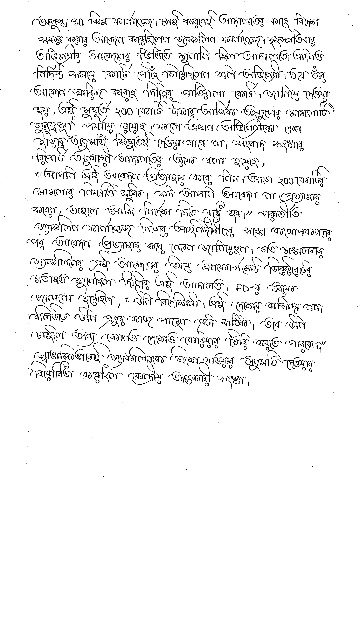
#> input picture data/Train/Images/IMG_20230101_0013.jpg, 360 x 640 px, given as the content of the folder raw_data, which was not available
$ jupyter execute preprocess.ipynb   (text cells are left out)
#> lines starting #> are read from the running program, lines starting #| are printed output that depends on the picture; after the words box and inside, x2 and y2 are one past the last pixel; in counts of white or black regions, pixels touching at a corner belong together; pictures that were not available may be replaced by others from this repository, and a replacement may not be noted
[cell 1]
import os, shutil
from pathlib import Path

source_path = 'raw_data'
dest_path = 'data'

if os.path.exists(os.path.join(dest_path, 'Train')):
    shutil.rmtree(os.path.join(dest_path, 'Train'))
    shutil.rmtree(os.path.join(dest_path, 'Validation'))

os.mkdir(os.path.join(dest_path, 'Binarized'))
os.mkdir(os.path.join(dest_path, 'Annotations'))
os.mkdir(os.path.join(dest_path, 'Train'))
os.mkdir(os.path.join(dest_path, 'Validation'))
os.mkdir(os.path.join(dest_path, 'Train', 'Images'))
os.mkdir(os.path.join(dest_path, 'Train', 'Annotations'))
os.mkdir(os.path.join(dest_path, 'Validation', 'Images'))
os.mkdir(os.path.join(dest_path, 'Validation', 'Annotations'))

[cell 2]
import cv2

def binarize(image): # image <- cv2 image
    blurred = cv2.GaussianBlur(image, (5, 5), 0)
    binary = cv2.adaptiveThreshold(blurred, 255, cv2.ADAPTIVE_THRESH_GAUSSIAN_C, cv2.THRESH_BINARY, 21, 10)
    return binary

all_datasets = [x for x in os.listdir(source_path) if os.path.isdir(x)]
for dataset in all_datasets:
    dataset_path = os.path.join(source_path, dataset)
    all_images = os.listdir(os.path.join(dataset_path, 'Images'))
    all_annotations = os.listdir(os.path.join(dataset_path, 'Annotations'))
    if len(all_images) > 0 and len(all_annotations) > 0:
        for img in all_images:
            image = cv2.imread(os.path.join(dataset_path, 'Images', img), 0)
            binarized = binarize(image)
            cv2.imwrite(os.path.join(dest_path, 'Binarized', img), binarized)

        for gt in all_annotations :
            shutil.copy(os.path.join(dataset_path, 'Annotations', gt), os.path.join(dest_path, 'Annotations', gt))
        print(f"Completed '{dataset}' preprocessing : {len(all_images)} images")
    else:
        print(f"Dataset {dataset} images and/or annotations not found")

[cell 3]
import cv2

def binarize(image): # image <- cv2 image
    blurred = cv2.GaussianBlur(image, (5, 5), 0)
    binary = cv2.adaptiveThreshold(blurred, 255, cv2.ADAPTIVE_THRESH_GAUSSIAN_C, cv2.THRESH_BINARY, 21, 10)
    return binary

dataset = 'Bongabdo'

dataset_path = os.path.join(source_path, dataset)
all_images = os.listdir(os.path.join(dataset_path, 'Images'))
all_annotations = os.listdir(os.path.join(dataset_path, 'Annotations'))
if len(all_images) > 0:
    for img in all_images:
        image = cv2.imread(os.path.join(dataset_path, 'Images', img), 0)
#> image is the input picture: shape (640, 360); min 0, max 255, mean 240.6
        binarized = binarize(image)
#> in binarize, `blurred = cv2.GaussianBlur(image, (5, 5), 0)`:
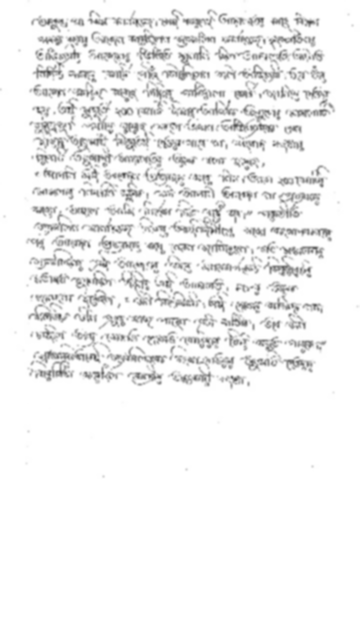
#> blurred: shape (640, 360); min 77, max 255, mean 240.6
#> in binarize, `binary = cv2.adaptiveThreshold(blurred, 255, cv2.ADAPTIVE_THRESH_GAUSS..`:
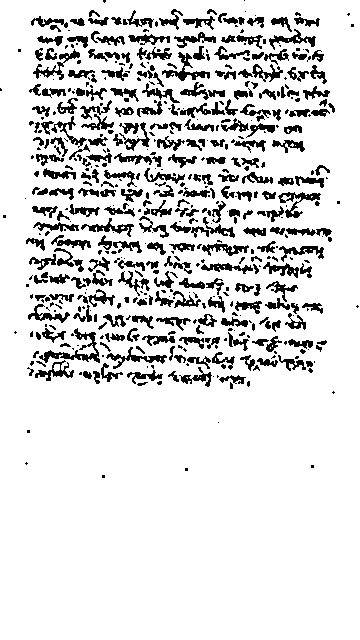
#> binary: shape (640, 360); 86.3% white; 531 black regions (247 under 20 px), largest, box (x1, y1, x2, y2) and area: (39, 328, 100, 363) 534, (162, 52, 210, 81) 384, (278, 192, 321, 218) 363
        cv2.imwrite(os.path.join(dest_path, 'Binarized', img), binarized)
#> pass 2 of the loop `for img in all_images:`:
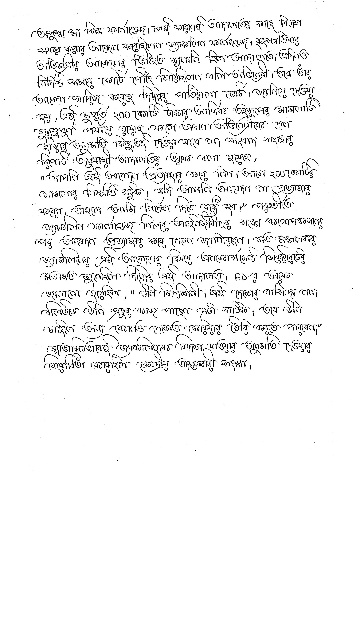
#> input picture data/Train/Images/IMG_20230101_0013_1.jpg, 360 x 640 px, given as the content of the folder raw_data, which was not available
#> image is the input picture: shape (640, 360); min 0, max 255, mean 242
#> in binarize (call 2), `blurred = cv2.GaussianBlur(image, (5, 5), 0)`:
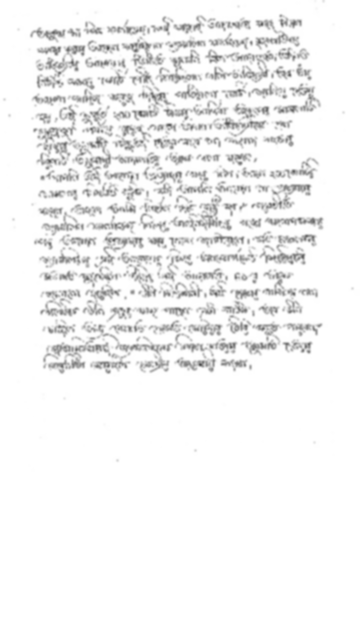
#> blurred: shape (640, 360); min 78, max 255, mean 242
#> in binarize (call 2), `binary = cv2.adaptiveThreshold(blurred, 255, cv2.ADAPTIVE_THRESH_GAUSS..`:
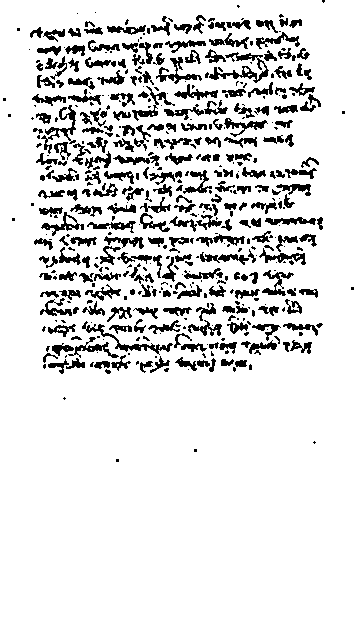
#> binary: shape (640, 360); 87.6% white; 482 black regions (223 under 20 px), largest, box (x1, y1, x2, y2) and area: (209, 52, 269, 83) 537, (82, 321, 173, 355) 449, (41, 105, 76, 154) 410
#> pass 3 of the loop `for img in all_images:`:
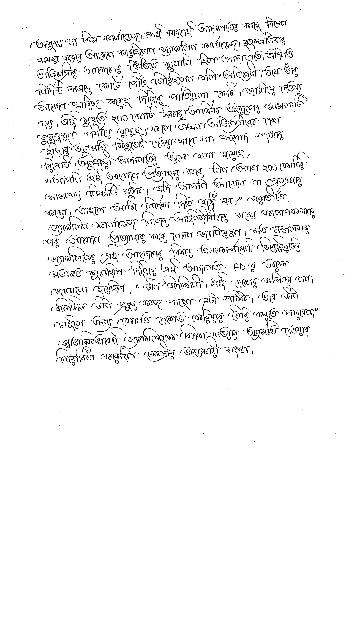
#> input picture data/Train/Images/IMG_20230101_0013_2.jpg, 360 x 640 px, given as the content of the folder raw_data, which was not available
#> image is the input picture: shape (640, 360); min 0, max 255, mean 243.3
#> in binarize (call 3), `blurred = cv2.GaussianBlur(image, (5, 5), 0)`:
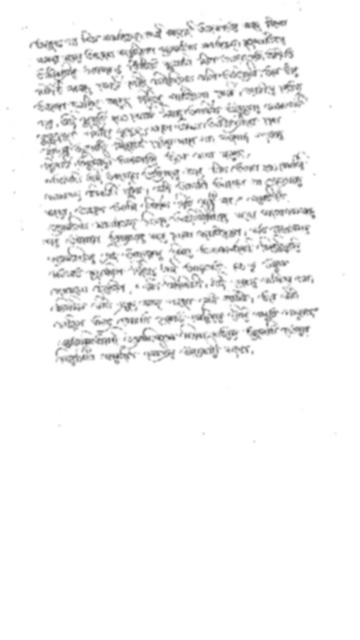
#> blurred: shape (640, 360); min 95, max 255, mean 243.3
#> in binarize (call 3), `binary = cv2.adaptiveThreshold(blurred, 255, cv2.ADAPTIVE_THRESH_GAUSS..`:
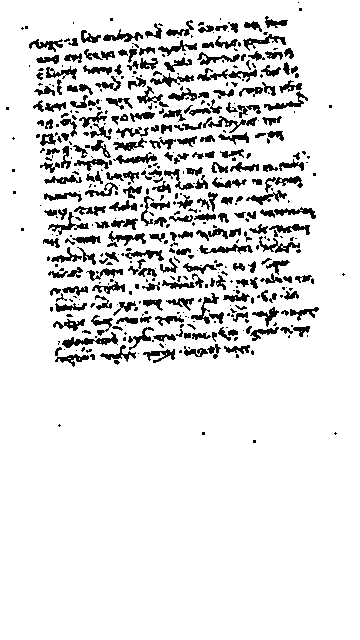
#> binary: shape (640, 360); 88.7% white; 491 black regions (243 under 20 px), largest, box (x1, y1, x2, y2) and area: (197, 68, 257, 82) 317, (62, 332, 118, 348) 315, (199, 244, 253, 254) 250
#> the loop made 4 passes; the first 3 are shown

    for gt in all_annotations :
        shutil.copy(os.path.join(dataset_path, 'Annotations', gt), os.path.join(dest_path, 'Annotations', gt))
#> this loop made 1 pass
#> gt on pass 1: 'IMG_20230101_0013.jpg'
    print(f"Completed '{dataset}' preprocessing : {len(all_images)} images")
else:
    print(f"Dataset {dataset} images not found")

[cell 4]
import numpy as np
from PIL import Image, ImageEnhance

img_path = os.path.join(dest_path, 'Binarized')
gt_path = os.path.join(dest_path, 'Annotations')
all_images = os.listdir(img_path)
print(f"Before Augmentation, Number of Images : {len(all_images)}")

for img in all_images:
    original = Image.open(os.path.join(img_path, img))
    image = img.rsplit('.', maxsplit = 1)[0]
    c=1

    # Rotate 1 anticlockwise _1
    new = original.rotate(1, expand=True, fillcolor=255)
    new.save(os.path.join(img_path, f"{image}_{c}.jpg"))
    shutil.copy(os.path.join(gt_path, f"{image}.txt"), os.path.join(gt_path, f"{image}_{c}.txt"))
    c += 1

    # Rotate 2 anticlockwise _2
    new = original.rotate(2, expand=True, fillcolor=255)
    new.save(os.path.join(img_path, f"{image}_{c}.jpg"))
    shutil.copy(os.path.join(gt_path, f"{image}.txt"), os.path.join(gt_path, f"{image}_{c}.txt"))
    c += 1

    # Rotate 3 anticlockwise _3
    new = original.rotate(3, expand=True, fillcolor=255)
    new.save(os.path.join(img_path, f"{image}_{c}.jpg"))
    shutil.copy(os.path.join(gt_path, f"{image}.txt"), os.path.join(gt_path, f"{image}_{c}.txt"))
    c += 1

    # Rotate 4 anticlockwise _4
    new = original.rotate(4, expand=True, fillcolor=255)
    new.save(os.path.join(img_path, f"{image}_{c}.jpg"))
    shutil.copy(os.path.join(gt_path, f"{image}.txt"), os.path.join(gt_path, f"{image}_{c}.txt"))
    c += 1

    # Rotate 5 anticlockwise _5
    new = original.rotate(5, expand=True, fillcolor=255)
    new.save(os.path.join(img_path, f"{image}_{c}.jpg"))
    shutil.copy(os.path.join(gt_path, f"{image}.txt"), os.path.join(gt_path, f"{image}_{c}.txt"))
    c += 1

    # Rotate 1 clockwise _6
    new = original.rotate(-1, expand=True, fillcolor=255)
    new.save(os.path.join(img_path, f"{image}_{c}.jpg"))
    shutil.copy(os.path.join(gt_path, f"{image}.txt"), os.path.join(gt_path, f"{image}_{c}.txt"))
    c += 1

    # Rotate 2 clockwise _7
    new = original.rotate(-2, expand=True, fillcolor=255)
    new.save(os.path.join(img_path, f"{image}_{c}.jpg"))
    shutil.copy(os.path.join(gt_path, f"{image}.txt"), os.path.join(gt_path, f"{image}_{c}.txt"))
    c += 1

    # Rotate 3 clockwise _8
    new = original.rotate(-3, expand=True, fillcolor=255)
    new.save(os.path.join(img_path, f"{image}_{c}.jpg"))
    shutil.copy(os.path.join(gt_path, f"{image}.txt"), os.path.join(gt_path, f"{image}_{c}.txt"))
    c += 1

    # Rotate 4 clockwise _9
    new = original.rotate(-4, expand=True, fillcolor=255)
    new.save(os.path.join(img_path, f"{image}_{c}.jpg"))
    shutil.copy(os.path.join(gt_path, f"{image}.txt"), os.path.join(gt_path, f"{image}_{c}.txt"))
    c += 1

    # Rotate 5 clockwise _10
    new = original.rotate(-5, expand=True, fillcolor=255)
    new.save(os.path.join(img_path, f"{image}_{c}.jpg"))
    shutil.copy(os.path.join(gt_path, f"{image}.txt"), os.path.join(gt_path, f"{image}_{c}.txt"))
    c += 1

    enhancer = ImageEnhance.Brightness(original)

    # Increase Brightness _11
    new = enhancer.enhance(5)
    new.save(os.path.join(img_path, f"{image}_{c}.jpg"))
    shutil.copy(os.path.join(gt_path, f"{image}.txt"), os.path.join(gt_path, f"{image}_{c}.txt"))
    c += 1

    # Decrease Brightness _12
    new = enhancer.enhance(0.85)
    new.save(os.path.join(img_path, f"{image}_{c}.jpg"))
    shutil.copy(os.path.join(gt_path, f"{image}.txt"), os.path.join(gt_path, f"{image}_{c}.txt"))

print(f"After Augmentation, Number of Images : {len(os.listdir(os.path.join(img_path)))}")

[cell 5]
all_imgs = [i.rsplit('.', maxsplit=1)[0] for i in os.listdir(os.path.join(dest_path, 'Binarized'))]
all_gt = [i.rsplit('.', maxsplit=1)[0] for i in os.listdir(os.path.join(dest_path, 'Annotations'))]

print(f"Train set check : {all_imgs == all_gt}")
print(f"Train images : {len(all_imgs)}\tTrain Annotations : {len(all_gt)}\t{len(all_imgs) == len(all_gt)}")

[cell 6]
def resizeAugmentedImages(image : str):
    img = cv2.imread(image, 0)
    h, w = img.shape[0], img.shape[1] # (h, w)
    new_height = int(np.ceil((w * 16)/9))
    if h > new_height :
        new_width = int(np.ceil((h * 9)/16))
        new_img = np.full((h, new_width), 255, dtype=np.uint8) # In case of np.full -> (h, w)
        new_img[:, :w] = img # (h, w)
    else:
        new_img = np.full((new_height, w), 255, dtype=np.uint8)
        new_img[:h, :] = img # (h, w)
    return cv2.resize(new_img, (360, 640)) # (w, h) # (720, 1280)

all_imgs = os.listdir(os.path.join(dest_path, 'Binarized'))
for img in all_imgs:
    cv2.imwrite(os.path.join(dest_path, 'Binarized', img), resizeAugmentedImages(os.path.join(dest_path, 'Binarized', img)))

[cell 7]
train_ratio = 0.80

import numpy as np
all_images = np.array(os.listdir(os.path.join(dest_path, 'Binarized')))
total = len(all_images)
train_size = int(total * train_ratio)
val_size = total - train_size
random_permutation = np.random.permutation(total)

img_train = all_images[random_permutation[:train_size]]
img_val = all_images[random_permutation[-val_size:]]
print((len(img_train)+len(img_val)) == total)
print(f"Train samples : {len(img_train)}\tValidation samples : {len(img_val)}")

for img in img_train :
    shutil.move(os.path.join(dest_path, 'Binarized', img), os.path.join(dest_path, 'Train', 'Images', img))
    gt = img.rsplit('.', maxsplit = 1)[0] + '.txt'
    shutil.move(os.path.join(dest_path, 'Annotations', gt), os.path.join(dest_path, 'Train', 'Annotations', gt))
for img in img_val :
    shutil.move(os.path.join(dest_path, 'Binarized', img), os.path.join(dest_path, 'Validation', 'Images', img))
    gt = img.rsplit('.', maxsplit = 1)[0] + '.txt'
    shutil.move(os.path.join(dest_path, 'Annotations', gt), os.path.join(dest_path, 'Validation', 'Annotations', gt))

if len(os.listdir(os.path.join(dest_path, 'Binarized'))) > 0 :
    print(os.listdir(os.path.join(dest_path, 'Binarized')))
else:
    shutil.rmtree(os.path.join(dest_path, 'Binarized'))
if len(os.listdir(os.path.join(dest_path, 'Annotations'))) > 0 :
    print(os.listdir(os.path.join(dest_path, 'Annotations')))
else:
    shutil.rmtree(os.path.join(dest_path, 'Annotations'))
